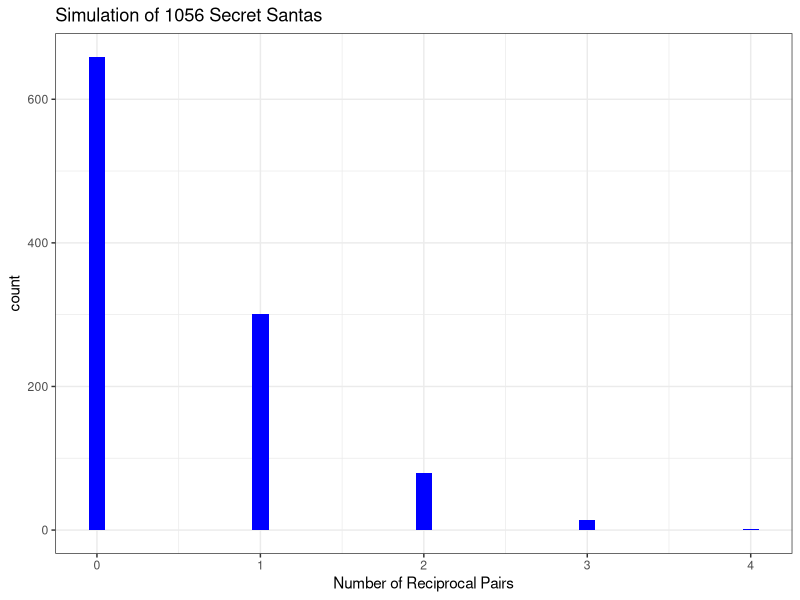

R code for this plot:
## ---- chunk 1
#| echo: false
#| message: false
#| warning: false

library(tidyverse)
library(dplyr)
## ---- chunk 2
#| echo: false
#| message: false 
#| warning: false
# INITIAL TIBBLE WITH TWO COLUMNS OF NAMES 

names <- tibble(names = c("Walter", "Nolan", "Michael", "Devon", "Helen", "Bea", "Onea", "Shelby", "Keegan", "Henry", "Sid", "Carol", "Julie", "Maren", "Garret", "Fiona", "Gus"))

names <- tibble(names, rep(names)) %>%
  rename(
    giver = names,
    recipient = `rep(names)`
  )
## ---- chunk 3
#| echo: false
#| message: false
#| warning: false

test_shuffle <- tibble(
  recipient = c("Walter", "Nolan", "Michael", "Devon", "Helen", "Bea", "Onea", "Shelby", "Keegan", "Henry", 
                "Sid", "Carol", "Julie", "Maren", "Garret", "Fiona", "Gus"),
  giver_shuffle = c("Bea", "Keegan", "Onea", "Henry", "Carol", "Nolan", "Devon", "Helen", "Walter", "Michael", 
                    "Julie", "Shelby", "Sid", "Garret", "Maren", "Gus", "Fiona")
)
## ---- chunk 4
#| echo: true
#| message: false
#| warning: false

#if this function returns anything but zero, it means there is a match, which we do not want. 
checkMatch <- function(shuffle){
  santaLength = nrow(names)
  match_count = 0
  bad_tibble_count = 0
  
  for (i in 1:santaLength){
    if(shuffle $recipient[i] != shuffle$giver_shuffle[i])
      match_count = match_count + 1
  }
  if(match_count != count(names)){
    bad_tibble_count = bad_tibble_count + 1
  }
  return(bad_tibble_count)
}
## ---- chunk 5
#| echo: true
#| message: false
#| warning: false

#creating list to store 1000 shuffles 

shuffled_tibbles <- list()

# place 3000 permuted tibbles in the list
for(i in 1:3000){
  shuffled_giver <- sample(names$giver)
  new_tibble <- tibble(recipient = names$recipient, giver_shuffle =shuffled_giver)
  shuffled_tibbles[[i]] <- new_tibble
}

#check how many of them have at least one match, where giver and recipient are the same person. 
how_many_bad_tibbles <- function(list){
  bad_tibbles = 0
  for(i in (1:length(shuffled_tibbles))){
  {
    if(checkMatch(shuffled_tibbles[[i]]) != 0)
      bad_tibbles = bad_tibbles + 1
  }
}
  return(bad_tibbles)
}

#check our shuffled_tibbles
how_many_bad_tibbles(shuffled_tibbles)
## ---- chunk 6
#| echo: true
#| messge: false
#| warning: false

remove_bad_tibbles <- function(list){
  #initialize empty list and an index so we don't skip over indices that don't match the if statement. 
  good_tibbles <- list()
  good_tibble_index = 0 #r indexes at 1, this should work
    for(i in (1:length(shuffled_tibbles))){
  {
    if(checkMatch(list[[i]]) == 0){ 
      good_tibble_index = good_tibble_index + 1
      good_tibbles[[good_tibble_index]] <- list[[i]]
    }
    
  }
    }
    return(good_tibbles)
}

good_tibbles <- remove_bad_tibbles(shuffled_tibbles) #store results in list
length(good_tibbles) #total number of tibbles that do not have matches
## ---- chunk 7
#| echo: true
#| message: false
#| warning: false
count_reciprocal_pairs <- function(data) {
  count = 0
  
  for(i in 1:nrow(data)) {
    # We check if there's a row where the current row's giver is the recipient and vice versa. We essentially reverse the order of recipient and giver and check if that exists elsewhere. 
    reciprocal_exists <- data %>%
      filter(recipient == data$giver_shuffle[i], giver_shuffle == data$recipient[i]) %>%
      nrow() # creates a tibble of all matches for a given row of giver/recipient
    
    if(reciprocal_exists > 0) {
      count = count + 1
    }
  }
  
  # Since each pair is counted twice, we divide the count by 2 to get the unique pairs
  return(count / 2)
}
## ---- chunk 8
#| echo: false
#| message: false
how_many_pairs <- function(list){
  pairs_vector <- vector(mode = "double", length = length(good_tibbles))
  pairs_index = 0
  
  for(i in 1:length(list)){
    pairs_index = pairs_index + 1
    pairs_vector[i] <- count_reciprocal_pairs(list[[i]])
  }
  return(pairs_vector)
}

pairs_vector <- how_many_pairs(good_tibbles)
## ---- chunk 9
#| echo: false
#| message: false
#| results: hide
#| warning: false

as_tibble(pairs_vector) %>%
  ggplot(aes(x = value)) +
  geom_histogram(fill = 'blue', binwidth = 0.1) +
  theme_bw() +
  labs(
  title = paste("Simulation of", length(good_tibbles), "Secret Santas"),
  x = "Number of Reciprocal Pairs"
)
## ---- chunk 10
#| echo: true
sum(pairs_vector)/length(good_tibbles)
